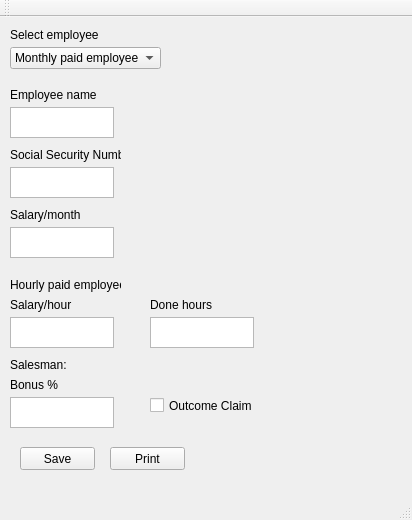
<?xml version="1.0" encoding="UTF-8"?>
<ui version="4.0">
 <class>MainWindow</class>
 <widget class="QMainWindow" name="MainWindow">
  <property name="geometry">
   <rect>
    <x>0</x>
    <y>0</y>
    <width>412</width>
    <height>520</height>
   </rect>
  </property>
  <property name="windowTitle">
   <string>Employee Database</string>
  </property>
  <widget class="QWidget" name="centralWidget">
   <widget class="QComboBox" name="comboBox">
    <property name="geometry">
     <rect>
      <x>10</x>
      <y>30</y>
      <width>151</width>
      <height>22</height>
     </rect>
    </property>
    <item>
     <property name="text">
      <string>Monthly paid employee</string>
     </property>
    </item>
    <item>
     <property name="text">
      <string>Hourly paid employee</string>
     </property>
    </item>
    <item>
     <property name="text">
      <string>Salesman</string>
     </property>
    </item>
   </widget>
   <widget class="QLabel" name="label">
    <property name="geometry">
     <rect>
      <x>10</x>
      <y>10</y>
      <width>111</width>
      <height>16</height>
     </rect>
    </property>
    <property name="text">
     <string>Select employee</string>
    </property>
   </widget>
   <widget class="QPlainTextEdit" name="textName">
    <property name="geometry">
     <rect>
      <x>10</x>
      <y>90</y>
      <width>104</width>
      <height>31</height>
     </rect>
    </property>
   </widget>
   <widget class="QLabel" name="label_2">
    <property name="geometry">
     <rect>
      <x>10</x>
      <y>70</y>
      <width>111</width>
      <height>16</height>
     </rect>
    </property>
    <property name="text">
     <string>Employee name</string>
    </property>
   </widget>
   <widget class="QPlainTextEdit" name="textMonthlyCompensation">
    <property name="geometry">
     <rect>
      <x>10</x>
      <y>210</y>
      <width>104</width>
      <height>31</height>
     </rect>
    </property>
   </widget>
   <widget class="QLabel" name="label_3">
    <property name="geometry">
     <rect>
      <x>10</x>
      <y>190</y>
      <width>111</width>
      <height>16</height>
     </rect>
    </property>
    <property name="text">
     <string>Salary/month</string>
    </property>
   </widget>
   <widget class="QPlainTextEdit" name="textSocialSecurityNumber">
    <property name="geometry">
     <rect>
      <x>10</x>
      <y>150</y>
      <width>104</width>
      <height>31</height>
     </rect>
    </property>
   </widget>
   <widget class="QLabel" name="label_4">
    <property name="geometry">
     <rect>
      <x>10</x>
      <y>130</y>
      <width>111</width>
      <height>16</height>
     </rect>
    </property>
    <property name="text">
     <string>Social Security Number</string>
    </property>
   </widget>
   <widget class="QPlainTextEdit" name="textDoneHours">
    <property name="geometry">
     <rect>
      <x>150</x>
      <y>300</y>
      <width>104</width>
      <height>31</height>
     </rect>
    </property>
   </widget>
   <widget class="QLabel" name="label_5">
    <property name="geometry">
     <rect>
      <x>150</x>
      <y>280</y>
      <width>111</width>
      <height>16</height>
     </rect>
    </property>
    <property name="text">
     <string>Done hours</string>
    </property>
   </widget>
   <widget class="QPlainTextEdit" name="textHourlyCompensation">
    <property name="geometry">
     <rect>
      <x>10</x>
      <y>300</y>
      <width>104</width>
      <height>31</height>
     </rect>
    </property>
   </widget>
   <widget class="QLabel" name="label_6">
    <property name="geometry">
     <rect>
      <x>10</x>
      <y>280</y>
      <width>111</width>
      <height>16</height>
     </rect>
    </property>
    <property name="text">
     <string>Salary/hour</string>
    </property>
   </widget>
   <widget class="QPlainTextEdit" name="textRealizedOutcome">
    <property name="geometry">
     <rect>
      <x>10</x>
      <y>380</y>
      <width>104</width>
      <height>31</height>
     </rect>
    </property>
   </widget>
   <widget class="QLabel" name="label_8">
    <property name="geometry">
     <rect>
      <x>10</x>
      <y>360</y>
      <width>111</width>
      <height>16</height>
     </rect>
    </property>
    <property name="text">
     <string>Bonus %</string>
    </property>
   </widget>
   <widget class="QLabel" name="label_9">
    <property name="geometry">
     <rect>
      <x>10</x>
      <y>340</y>
      <width>111</width>
      <height>16</height>
     </rect>
    </property>
    <property name="text">
     <string>Salesman:</string>
    </property>
   </widget>
   <widget class="QLabel" name="label_10">
    <property name="geometry">
     <rect>
      <x>10</x>
      <y>260</y>
      <width>111</width>
      <height>16</height>
     </rect>
    </property>
    <property name="text">
     <string>Hourly paid employee:</string>
    </property>
   </widget>
   <widget class="QPushButton" name="pushButton">
    <property name="geometry">
     <rect>
      <x>20</x>
      <y>430</y>
      <width>75</width>
      <height>23</height>
     </rect>
    </property>
    <property name="text">
     <string>Save</string>
    </property>
   </widget>
   <widget class="QPushButton" name="pushButton_2">
    <property name="geometry">
     <rect>
      <x>110</x>
      <y>430</y>
      <width>75</width>
      <height>23</height>
     </rect>
    </property>
    <property name="text">
     <string>Print</string>
    </property>
   </widget>
   <widget class="QCheckBox" name="checkBox">
    <property name="geometry">
     <rect>
      <x>150</x>
      <y>380</y>
      <width>121</width>
      <height>17</height>
     </rect>
    </property>
    <property name="text">
     <string>Outcome Claim</string>
    </property>
   </widget>
  </widget>
  <widget class="QToolBar" name="mainToolBar">
   <attribute name="toolBarArea">
    <enum>TopToolBarArea</enum>
   </attribute>
   <attribute name="toolBarBreak">
    <bool>false</bool>
   </attribute>
  </widget>
  <widget class="QStatusBar" name="statusBar"/>
  <widget class="QMenuBar" name="menuBar">
   <property name="geometry">
    <rect>
     <x>0</x>
     <y>0</y>
     <width>412</width>
     <height>21</height>
    </rect>
   </property>
  </widget>
 </widget>
 <layoutdefault spacing="6" margin="11"/>
 <resources/>
 <connections/>
</ui>
